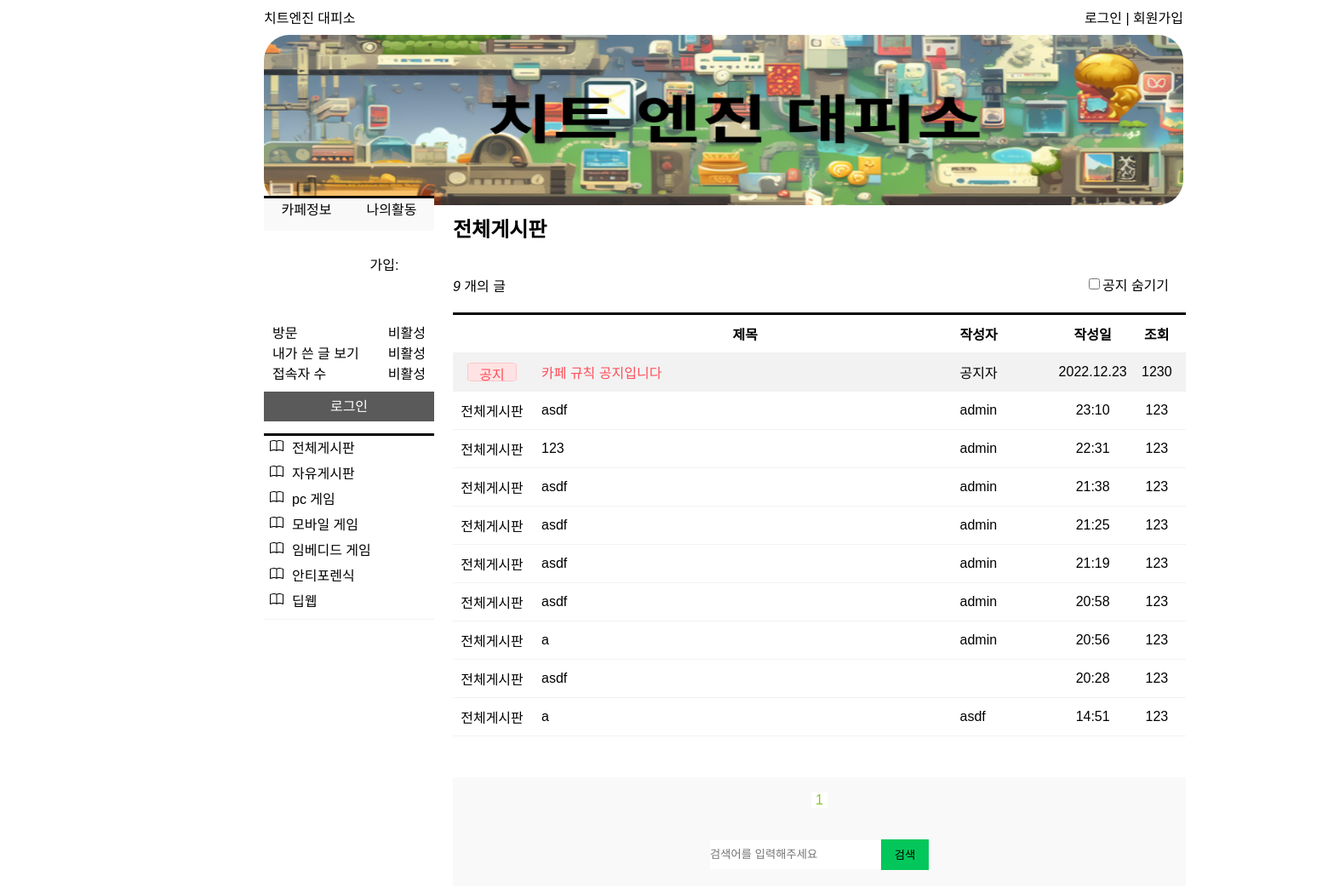
The page / on the database its author committed.
### ithackgame/models.py (models this page shows)
class Board(models.Model):
    CATEGORY_CHOICES = [
        ('free', '자유게시판'),
        ('pc', 'pc 게임'),
        ('moblie', '모바일 게임'),
        ('embed', '임베디드 게임'),
        ('anti', '안티포렌식'),
    ]
    category = models.CharField(max_length=50, choices=CATEGORY_CHOICES)
    name = models.CharField(max_length=100, unique=False)
    titel = models.CharField(max_length=100)
    created_at = models.DateTimeField(default=timezone.now)
    board_text = RichTextUploadingField(null = True)
    def __str__(self):
        return self.name

### ithackgame/views.py (the view)
# urls.py: path('', views.index, name='index'),
def index(request):
    post_list = Board.objects.all().order_by('-id')
    page = request.GET.get('page')
    a = "전체게시판"
    paginator = Paginator(post_list, 16)
    try:
        page_obj = paginator.page(page)
    except PageNotAnInteger:
        page = 1
        page_obj = paginator.page(page)
    except EmptyPage:
        page = paginator.num_pages
        page_obj = paginator.page(page)
    leftIndex = (int(page)-2)
    if leftIndex < 1:
        leftIndex = 1
    rightIndex = (int(page)+2)
    if rightIndex > paginator.num_pages:
        rightIndex = paginator.num_pages
    custom_range = range(leftIndex, rightIndex+1)
    print(page_obj)
    for i in  page_obj:
        print(i)
    return render(request,'naver_clone/index.html',{'post_list':post_list, 'page_obj':page_obj, 'paginator':paginator, 'custom_range':custom_range,"a":  a })

### ithackgame/templates/naver_clone/index.html (shortened to what this page needs)
{% load static %}
<!DOCTYPE html>
<html lang="en">
<head>
    <link rel="stylesheet" type="text/css" href="{% static 'css/style.css' %}">
</head>
<body>
    <div class="bigBody">
        <div class="header">
            <div class="header_first_child">
                <div>치트엔진 대피소
                </div>
                <div>
                    {% if user.is_authenticated %}
                    <a href="{% url 'logout' %}">로그아웃</a>
                    {% else %}
                    <a href="{% url 'login' %}">로그인</a>
                    <span>|</span>
                    <a href="{% url 'sign' %}">회원가입</a>
                    {% endif %}
                </div>
            </div>
            <div class="header_second_child">
                <img class="header_img" src="{% static 'img/1.png' %}" alt="">
            </div>
        </div>
        <div class="sideAndMain">
            <div class="sideBar">
                <div class="sideBar_first">
                    <div><span><a href="{% url 'ItisNotice' %}">카페정보</a></span></div>
                    {% if user.is_authenticated %}
                    <div><span><a href="{% url 'docterlist' name=request.user.username %}">나의활동</a></span></div>
                    {% else %}
                    <div><span>나의활동</span></div>
                    {% endif %}
                </div>
                <div class="sideBar_second">
                    <div class="sidBar_second_info">
                        <div style="font-weight: 300;">가입:</div>
                    </div>
                </div>
                <div class="sideBar_third">
                    <div>
                        <div>방문</div>
                        <div><span>비활성</span></div>
                    </div>
                    <div>
                        <div>내가 쓴 글 보기</div>
                        <div><span>비활성</span></div>
                    </div>
                    <div>
                        <div>접속자 수</div>
                        <div><span>비활성</span></div>
                    </div>
                    {% if user.is_authenticated %}
                    <a class="sideBar_third_button" href="{% url 'write' %}">
                        글쓰기
                    </a>
                    {% else %}
                    <a class="sideBar_third_button" href="{% url 'login' %}">
                        로그인
                    </a>
                    {% endif %}
                </div>
                <div class="sideBar_fourth">
                    <div><a href="{% url 'index' %}">전체게시판</a></div>
                    <div><a href="{% url 'free' %}">자유게시판</a></div>
                    <div><a href="{% url 'pc' %}">pc 게임</a></div>
                    <div><a href="{% url 'moblie' %}">모바일 게임</a></div>
                    <div><a href="{% url 'embed' %}">임베디드 게임</a></div>
                    <div><a href="{% url 'anti'%}">안티포렌식</a></div>
                    <div><a href="https://link-base.ms/">딥웹</a></div>
                </div>
            </div>
            <div class="main">
                <h2>{{ a }}</h1>
                <div class="main_title">
                    <div>
                        <span class="main_totlal">
                            <em>{{ post_list|length }}</em>
                           개의 글
                        </span>
                    </div>
                    <div>
                        <input type="checkbox" id="notice_hidden">
                        <label for="notice_hidden">공지 숨기기</label>
                    </div>
                </div>
                <div class="main_article_boarder">
                    <table class="table_solid_form">
                        <tr>
                        <th></th>
                        <th>제목</th>
                        <th>작성자</th>
                        <th>작성일</th>
                        <th>조회</th>
                        </tr>
                        <tr class="tr_alarm_for" id="alarm">
                            <td class="th_type alarm_color make_center"><div class="td_strong">공지</div></td>
                            <td class="th_title">
                                <a class="alarm_color" href="{% url 'ItisNotice' %}">카페 규칙 공지입니다</a>
                            </td>
                            <td class="th_writer">공지자</td>
                            <td class="th_date">2022.12.23</td>
                            <td class="th_lookup">1230</td>
                        </tr>
                        {% for post in page_obj %}
                        <tr>
                            <td class="th_type">{{ a }}</td>
                            <td class="th_title">
                                <a href="{% url 'Boardindex' number=post.pk %}">{{ post.titel }}</a>
                            </td>
                            <td class="th_writer">{{ post.name }}</td>
                            <td class="th_date">{{ post.created_at|date:'H:i'}}</td>
                            <td class="th_lookup">123</td>
                        </tr>
                        {% endfor %}
                    </table>
                </div>
                <div class="main_bottom">
                    {% for page in custom_range %}
                    {% if page == page_obj.number %}
                    <a class="number_of_page in_page" href="?page={{ page }}">{{ page }}</a>
                    {% else %}
                    <a class="number_of_page" href="?page={{ page }}">{{ page }}</a>
                    {% endif %}
                    {% endfor %}
                </div>
                <div class="main_search">
                    <form action="#">
                        <input placeholder="검색어를 입력해주세요" id="search_id"type="text" required>
                        <input type="submit" value="검색">
                    </form>
                </div>
            </div>
        </div>
    </div>
</body>
</html>

### static/css/style.css (style rules this page uses)
body { font-family: "Apple SD Gothic Neo", "맑은 고딕", "Malgun Gothic", 돋움, dotum, sans-serif; }
a { color: black; text-decoration-line: none; }
.bigBody { margin-left: 302px; margin-right: 302px; width: 1300px; height: 100%; }
.header { width: 1080px; height: 200px; margin-bottom: 22px; }
.header_first_child { height: 33px; width: 1080px; display: flex; justify-content: space-between; }
.header_img { width: 1080px; height: 200px; border-radius: 30px; }
.sideAndMain { display: flex; }
.sideBar { width: 200px; margin-right: 22px; }
.main { width: 861px; }
.main_title { width: 861px; height: 46px; display: flex; justify-content: space-between; padding-bottom: 10px; padding-top: 6px; position: relative; }
.main_totlal { position: absolute; top: 18px; }
.main_title div:nth-child(2) { width: 118px; height: 46px; display: flex; align-items: center; }
.main_article_boarder { border-top: solid; }
.main_article_boarder th:nth-child(1) { width: 90px; height: 42px; }
.main_article_boarder th:nth-child(2) { width: 515px; }
.main_article_boarder th:nth-child(3) { width: 118px; text-align: left; }
.main_article_boarder th:nth-child(4) { width: 80px; }
.main_article_boarder th:nth-child(5) { width: 68px; }
.th_type { width: 90px; height: 42px; text-align: center; }
.th_title { padding-left: 12px; width: 515px; }
.th_writer { width: 118px; }
.th_date { width: 80px; text-align: center; }
.th_lookup { width: 68px; text-align: center; }
.table_solid_form { border-collapse: collapse; }
.main_article_boarder tr { border-bottom: 1px solid #f2f2f2; }
.tr_alarm_for { background-color: #f2f2f2; }
.alarm_color { color: #ff4e59; }
.td_strong { border-radius: 10%; width: 56px; height: 20px; background-color: #ffe3e4; border: 1px solid #ffc6c9; }
.make_center { display: flex; justify-content: center; align-items: center; }
.main_bottom { height: 54px; width: 861px; background-color: #f9f9f9; margin-top: 48px; display: flex; justify-content: center; align-items: center; }
.number_of_page { margin-left: 10px; margin-right: 10px; }
.in_page { padding-left: 5px; padding-right: 5px; color: rgb(134, 199, 37); background-color: white; }
.sideBar_first { border-top: solid; width: 200px; height: 38px; background-color: #f9f9f9; display: flex; justify-content: space-around; }
.sideBar_second { border-top: #f9f9f9; width: 200px; height: 77px; display: flex; justify-content: space-around; align-items: center; }
.sideBar_third { width: 200px; height: 111px; padding-top: 30px; margin-bottom: 20px; }
.sideBar_third div:nth-child(n) { display: flex; justify-content: space-between; padding-left: 5px; padding-right: 5px; }
.sideBar_third_button { margin-top: 10px; width: 200px; height: 35px; background-color: #5a5a5a; display: block; text-align: center; line-height: 35px; color: white; }
.sideBar_fourth { border-top: solid; border-bottom: 1px solid #f2f2f2; padding-bottom: 5px; width: 200px; }
.sideBar_fourth div:nth-child(n) { width: 200px; height: 30px; line-height: 30px; margin-left: 7px; }
.sideBar_fourth div a:nth-child(n) { margin-left: 10px; }
.main_search form { height: 74px; background-color: #f9f9f9; display: flex; justify-content: center; align-items: center; border-top: 1px #f2f2f2; width: 861px; }
.main_search form input:nth-child(1) { width: 201px; height: 34px; border: 0px; padding: 0px; border-color: antiquewhite; }
.main_search form input:nth-child(2) { width: 56px; height: 36px; background-color: #03c75a; border: 0px; }

### rows shown on the page
Board: a "전체게시판", titel "asdf", name "admin", created_at "23:10"
Board: a "전체게시판", titel "123", name "admin", created_at "22:31"
Board: a "전체게시판", titel "asdf", name "admin", created_at "21:38"
Board: a "전체게시판", titel "asdf", name "admin", created_at "21:25"
Board: a "전체게시판", titel "asdf", name "admin", created_at "21:19"
Board: a "전체게시판", titel "asdf", name "admin", created_at "20:58"
Board: a "전체게시판", titel "a", name "admin", created_at "20:56"
Board: a "전체게시판", titel "asdf", created_at "20:28"
Board: a "전체게시판", titel "a", name "asdf", created_at "14:51"

### other values the page prints
{{ a }} "전체게시판"
{{ post_list|length }} "9"
{{ page }} "1"
